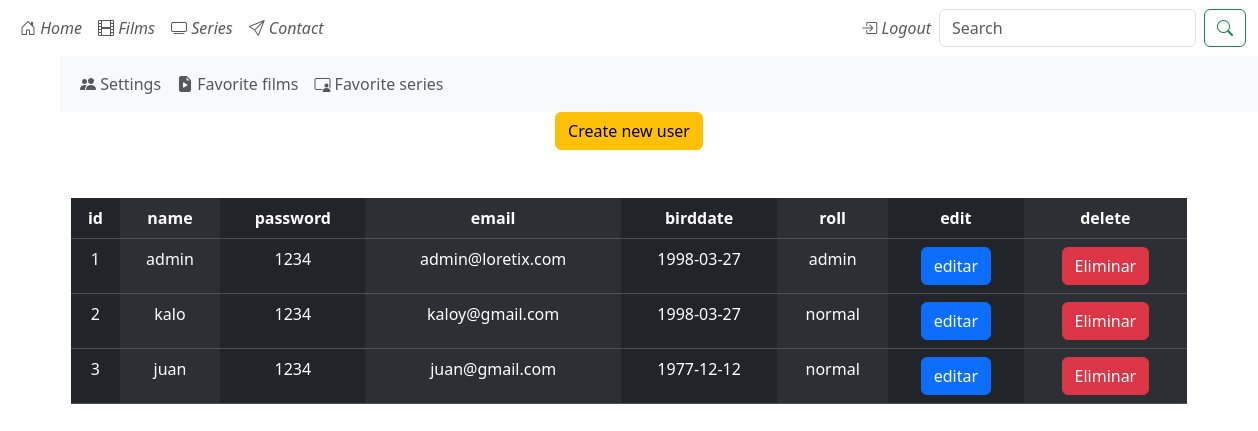
The page /admin/users/showAll (signed in) on the database as committed earlier.
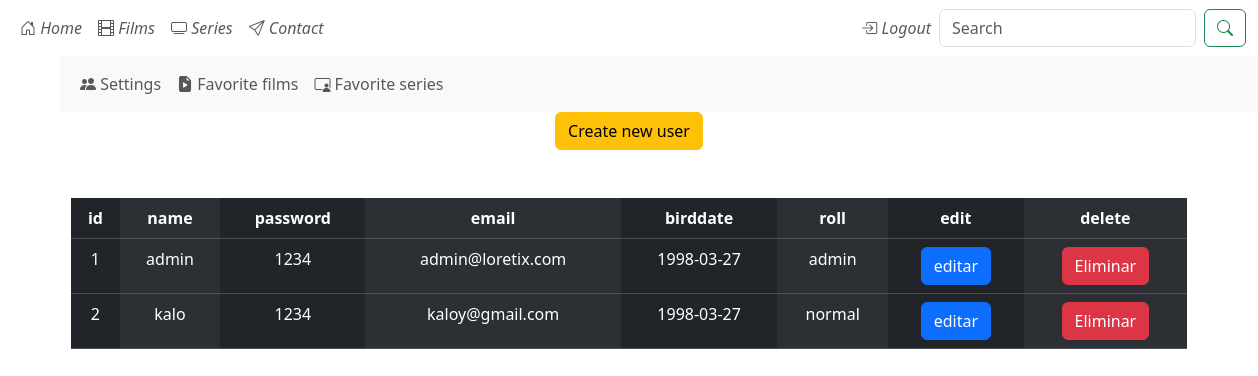
The same page on the database as committed later.
### tables this page shows
CREATE TABLE users (
                                    id INTEGER PRIMARY KEY AUTOINCREMENT,
                                    name varchar(255),
                                    password varchar(255),
                                    email varchar(50),
                                    birddate date,
                                    rol varchar(20) default 'normal'
                            );

### main.py (the view)
@app.route("/admin/users/showAll")
@app.route("/admin/users/showAll/<page>")
def show_all_user_admin(page=0):
    if 'name' not in session:
        if session["rol"] != "admin":
            return redirect("/form_login")
    page=int(page)
    users=sqlite_users.get_all_users(page*10)
    total_pages=sqlite_users.get_count_users()
    last_page=floor(total_pages/10)
    return render_template("admin/users/showAll.html",users=users, page=page, last_page=last_page)

### data/sqliteClient.py (called while the page is built, shortened)
    def connect(self):
        incializar_bd=False
        if not os.path.exists(self.SQLITE_DB):
            incializar_bd=True
        try:
            self.connection=sqlite3.connect(self.SQLITE_DB, check_same_thread=False)
            self.cursor=self.connection.cursor()
            self.cursor.execute("PRAGMA foreign_keys=ON");
            self.connection.commit()
        except Exception as e:
            print("Exception: ", e)

    def close(self):
        if self.connection!=None:
            self.connection.close()

### data/sqliteUsers.py (called while the page is built)
    def get_count_users(self)->int:
        self.sqliteClient.cursor.execute("SELECT count(*) FROM users ORDER BY name")
        count=self.sqliteClient.cursor.fetchall()[0][0]
        return count

    def get_all_users(self, page=0):
        self.sqliteClient.cursor.execute("SELECT * FROM users LIMIT ?, 10", (page,))
        return self.sqliteClient.cursor.fetchall()

### main.py (called while the page is built)
@app.before_request
def before_request_func():
    database.connect()

@app.after_request
def after_request_func(response):
    database.close()
    return response

### templates/admin/users/showAll.html (shortened to what this page needs)
{% extends "base.html" %}
{% block content %}
{% set delete_to_user=-1 %}
<div class="container text-center">
    <a href="/admin/users/form_create" class="btn btn-warning">Create new user</a>
    <div class="row">
        <div class="col md-12">
            <nav class="navbar">
            </nav>
        </div>
    </div>
    <div class="row">
        <div class="col md-6 mx-auto mt-3">
            <table class="table table-dark table-striped-columns">
                <thead>
                    <tr>
                        <th>id</th>
                        <th>name</th>
                        <th>password</th>
                        <th>email</th>
                        <th>birddate</th>
                        <th>roll</th>
                        <th>edit</th>
                        <th>delete</th>
                    </tr>
                </thead>
                    <tbody>
                        {%for user in users %}
                        <tr>
                            <td>{{user[0]}}</td>
                            <td>{{user[1]}}</td>
                            <td>{{user[2]}}</td>
                            <td>{{user[3]}}</td>
                            <td>{{user[4]}}</td>
                            <td>{{user[5]}}</td>
                            <td>
                                <form action="/admin/users/form_update" method="post">
                                <button type="submit" class="btn btn-primary">editar</button>
                                </form>
                            </td>
                            <td>
                                {% set delete_to_user=user[0] %}
                                <button type="button" class="btn btn-danger" data-bs-toggle="modal" data-bs-target="#exampleModal{{delete_to_user}}">
                                    Eliminar
                                </button>
                            </td>
                        </tr>
                        {% endfor %}
                    </tbody>
            </table>
        </div>
    </div>
</div>
{% endblock %}

### templates/base.html (shortened to what this page needs)
<!DOCTYPE html>
<html lang="en">
<head>
    <link href="https://cdn.jsdelivr.net/npm/bootstrap@5.3.3/dist/css/bootstrap.min.css" rel="stylesheet">
    <link rel="stylesheet" href="https://cdn.jsdelivr.net/npm/bootstrap-icons@1.11.3/font/bootstrap-icons.css">
    <link rel="stylesheet" href="{{ url_for('static', filename='css/style.css') }}">
</head>
<body>
    <nav class="navbar navbar-expand-lg  ">
        <div class="container-fluid">
            <div class="collapse navbar-collapse" id="navbarNav">
            <ul class="navbar-nav">
                <li class="nav-item">
                    <a class="nav-link" aria-current="page" href="/"><i class="bi bi-house-door"> Home</i></a>
                </li>
                <li class="nav-item">
                    <a class="nav-link" href="/films"><i class="bi bi-film"> Films</i></a>
                </li>
                <li class="nav-item">
                    <a class="nav-link" href="/series"><i class="bi bi-tv"> Series</i> </a>
                </li>
                <li class="nav-item">
                    <a class="nav-link" href="/contact"><i class="bi bi-send"> Contact</i></a>
                </li>
            </ul>
            <ul class="navbar-nav ms-auto">
                {% if "name" in session %}
                <li class="nav-item"><a href='/logout' class="nav-link"><i class="bi bi-box-arrow-in-right"> Logout</i></a></li>
                {% else %}
                    <li class="nav-item"><a href='/form_register' class="nav-link"><i class="bi bi-person-add"> Register</i></a></li>
                    <li class="nav-item"><a href='/form_login'  class="nav-link"><i class="bi bi-person-check-fill"> Login</i></a></li>
                {% endif %}
            </ul>
            <form action="/search" class="navbar-nav d-flex" role="search" method="post">
                <input class="form-control me-2" type="search" name="search" id="search" placeholder="Search" aria-label="Search">
                <button class="btn btn-outline-success" type="submit"><i class="bi bi-search"></i></button>
            </form>
            </div>
        </div>
    </nav>
    {% if "name" in session %}
        <div class="container-fluid mx-5">
            {% if session["rol"] == "admin" %}
                {% include "includes/admin_navbar.html" %}
            {% elif  session["rol"] == "normal"%}
                {% include "includes/user_navbar.html" %}
            {% endif %}
        </div>
    {% endif %}
    {% block content %}{% endblock %}
</body>
</html>

### templates/includes/user_navBar.html (shortened to what this page needs)
<nav class="navbar navbar-expand-lg bg-body-tertiary">
    <div class="container-fluid">
        <div class="collapse navbar-collapse" id="navbaruser">
        <ul class="navbar-nav">
            <li class="nav-item">
                <a class="nav-link"  href="/users/settings"><i class="bi bi-people-fill"></i> Settings</a>
            </li>
            <li class="nav-item">
                <a class="nav-link" href="/users/favorite_films"><i class="bi bi-file-earmark-play-fill"></i> Favorite films</a>
            </li>
            <li class="nav-item">
                <a class="nav-link" href="/users/favorite_series"><i class="bi bi-person-video3"></i> Favorite series</a>
            </li>
        </ul>
        </div>
    </div>
</nav>

Rows that differ between the two databases and show on the page:
removed users: id "3", name "juan", password "1234", email "juan@gmail.com", birddate "1977-12-12", rol "normal"
